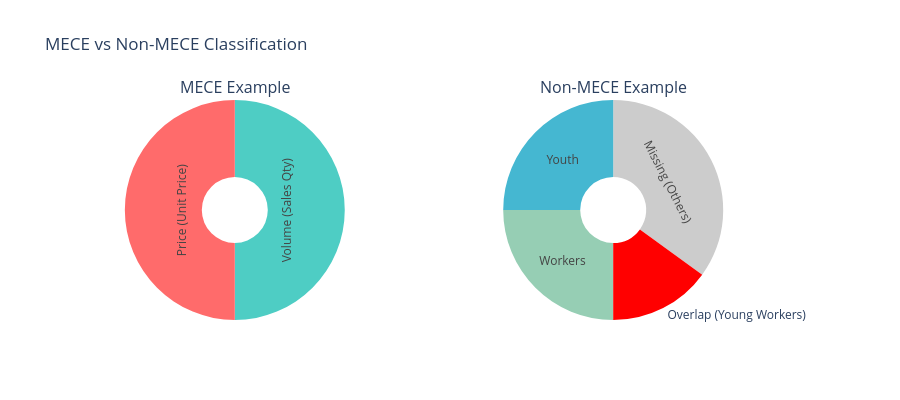

The code cell stored with this chart in its notebook:
### Markdown cell above
### MECE vs Non-MECE 예시

| 분류 | MECE 여부 | 이유 |
|------|----------|------|
| 남성 / 여성 | ✅ MECE | 겹침 없음, 전체 포괄 |
| 청년 / 직장인 | ❌ Non-MECE | 젊은 직장인은 양쪽에 해당 (겹침) |
| 20대 / 30대 | ❌ Non-MECE | 40대 이상, 10대 이하 누락 |
| 출생연도별 분류 | ✅ MECE | 한 사람은 하나의 연도, 모든 사람 포괄 |
| 주사위 눈 (1~6) | ✅ MECE | 겹침 없음, 모든 결과 포괄 |

### Code cell
# 시각화: MECE vs Non-MECE
fig = make_subplots(
    rows=1, cols=2,
    subplot_titles=('MECE Example', 'Non-MECE Example'),
    specs=[[{'type': 'pie'}, {'type': 'pie'}]]
)

# MECE: Revenue = Volume x Price
fig.add_trace(
    go.Pie(
        labels=['Volume (Sales Qty)', 'Price (Unit Price)'],
        values=[50, 50],
        marker_colors=['#4ECDC4', '#FF6B6B'],
        textinfo='label',
        hole=0.3
    ),
    row=1, col=1
)

# Non-MECE: Overlapping categories
fig.add_trace(
    go.Pie(
        labels=['Youth', 'Workers', 'Overlap (Young Workers)', 'Missing (Others)'],
        values=[25, 25, 15, 35],
        marker_colors=['#45B7D1', '#96CEB4', '#FF0000', '#CCCCCC'],
        textinfo='label',
        hole=0.3
    ),
    row=1, col=2
)

fig.update_layout(
    title_text='MECE vs Non-MECE Classification',
    height=400,
    showlegend=False
)

fig.show()

print("💡 왼쪽(MECE): 매출 = 판매량 × 단가 → 겹침 없이 전체를 커버")
print("💡 오른쪽(Non-MECE): '청년'과 '직장인' → 겹침(빨간색) + 누락(회색) 존재")

### Figure 1 — Plotly figure (JSON) as saved in the notebook; plotly's stock layout.template omitted (floating-point values rounded to 4 significant figures)
{"data": [{"domain": {"x": [0, 0.45], "y": [0, 1]}, "hole": 0.3, "labels": ["Volume (Sales Qty)", "Price (Unit Price)"], "marker": {"colors": ["#4ECDC4", "#FF6B6B"]}, "textinfo": "label", "type": "pie", "values": [50, 50]}, {"domain": {"x": [0.55, 1], "y": [0, 1]}, "hole": 0.3, "labels": ["Youth", "Workers", "Overlap (Young Workers)", "Missing (Others)"], "marker": {"colors": ["#45B7D1", "#96CEB4", "#FF0000", "#CCCCCC"]}, "textinfo": "label", "type": "pie", "values": [25, 25, 15, 35]}], "layout": {"annotations": [{"font": {"size": 16}, "showarrow": false, "text": "MECE Example", "x": 0.225, "xanchor": "center", "xref": "paper", "y": 1, "yanchor": "bottom", "yref": "paper"}, {"font": {"size": 16}, "showarrow": false, "text": "Non-MECE Example", "x": 0.775, "xanchor": "center", "xref": "paper", "y": 1, "yanchor": "bottom", "yref": "paper"}], "height": 400, "showlegend": false, "title": {"text": "MECE vs Non-MECE Classification"}}}
